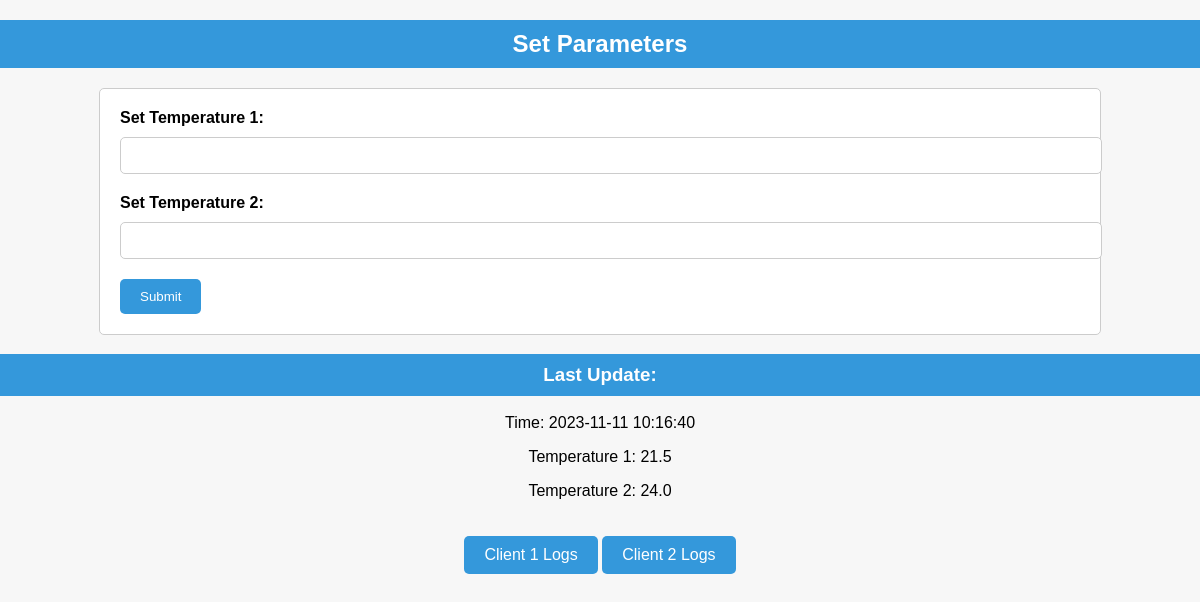
The page / on the database its author committed.
### tables this page shows
CREATE TABLE WEB_MANAGER_LOGS (
                   id INTEGER  NOT NULL PRIMARY KEY AUTOINCREMENT,
                   time TIMESTAMP NOT NULL DEFAULT CURRENT_TIMESTAMP,
                   set_temperature_1 REAL NOT NULL,                   
                   set_temperature_2 REAL NOT NULL
                   );

### web_gui/web_gui.py (the view)
@app.route('/')
def index():
    last_update = get_web_manager_last_update()
    return render_template('index.html', last_update=last_update)

### web_gui/web_gui.py (called while the page is built)
def get_web_manager_last_update():
    conn = sqlite3.connect(db_path)
    cursor = conn.cursor()
    cursor.execute("SELECT * FROM WEB_MANAGER_LOGS ORDER BY id DESC LIMIT 1")
    last_update = cursor.fetchone()
    conn.close()
    return last_update

### web_gui/templates/index.html (shortened to what this page needs)
<!DOCTYPE html>
<html>
<head>
    <link rel="stylesheet" type="text/css" href="{{ url_for('static', filename='index.css') }}">
</head>
<body>
    <h2>Set Parameters</h2>
    <form method="post" action="/submit">
        <label for="temperature1">Set Temperature 1:</label>
        <input type="number" step="0.01" name="temperature1" required>
        <label for="temperature2">Set Temperature 2:</label>
        <input type="number" step="0.01" name="temperature2" required>
        <input type="submit" value="Submit">
    </form>
    <h3>Last Update:</h3>
    {% if last_update %}
    <p>Time: {{ last_update[1] }}</p>
    <p>Temperature 1: {{ last_update[2] }}</p>
    <p>Temperature 2: {{ last_update[3] }}</p>
    {% else %}
    <p>No data available</p>
    {% endif %}
    <div class="button-container">
        <a href="/logs/client1" class="button">Client 1 Logs</a>
        <a href="/logs/client2" class="button">Client 2 Logs</a>
    </div>
</body>
</html>

### web_gui/static/index.css (style rules this page uses)
body { font-family: Arial, sans-serif; background-color: #f7f7f7; margin: 0; padding: 0; }
h2 { background-color: #3498db; color: #fff; padding: 10px; text-align: center; }
form { width: 80%; margin: 0 auto; padding: 20px; background-color: #fff; border: 1px solid #ccc; border-radius: 5px; }
label { display: block; margin-bottom: 10px; font-weight: bold; }
input[type="number"] { width: 100%; padding: 10px; margin-bottom: 20px; border: 1px solid #ccc; border-radius: 5px; }
input[type="submit"] { background-color: #3498db; color: #fff; padding: 10px 20px; border: none; border-radius: 5px; cursor: pointer; }
h3 { background-color: #3498db; color: #fff; padding: 10px; text-align: center; }
p { text-align: center; }
.button { display: block; background-color: #3498db; color: #fff; padding: 10px 20px; border: none; border-radius: 5px; text-align: center; margin: 20px auto; width: fit-content; text-decoration: none; }
.button-container { text-align: center; }
.button-container a { display: inline-block; }

### rows shown on the page
WEB_MANAGER_LOGS: time "2023-11-11 10:16:40", set_temperature_1 "21.5", set_temperature_2 "24.0"
